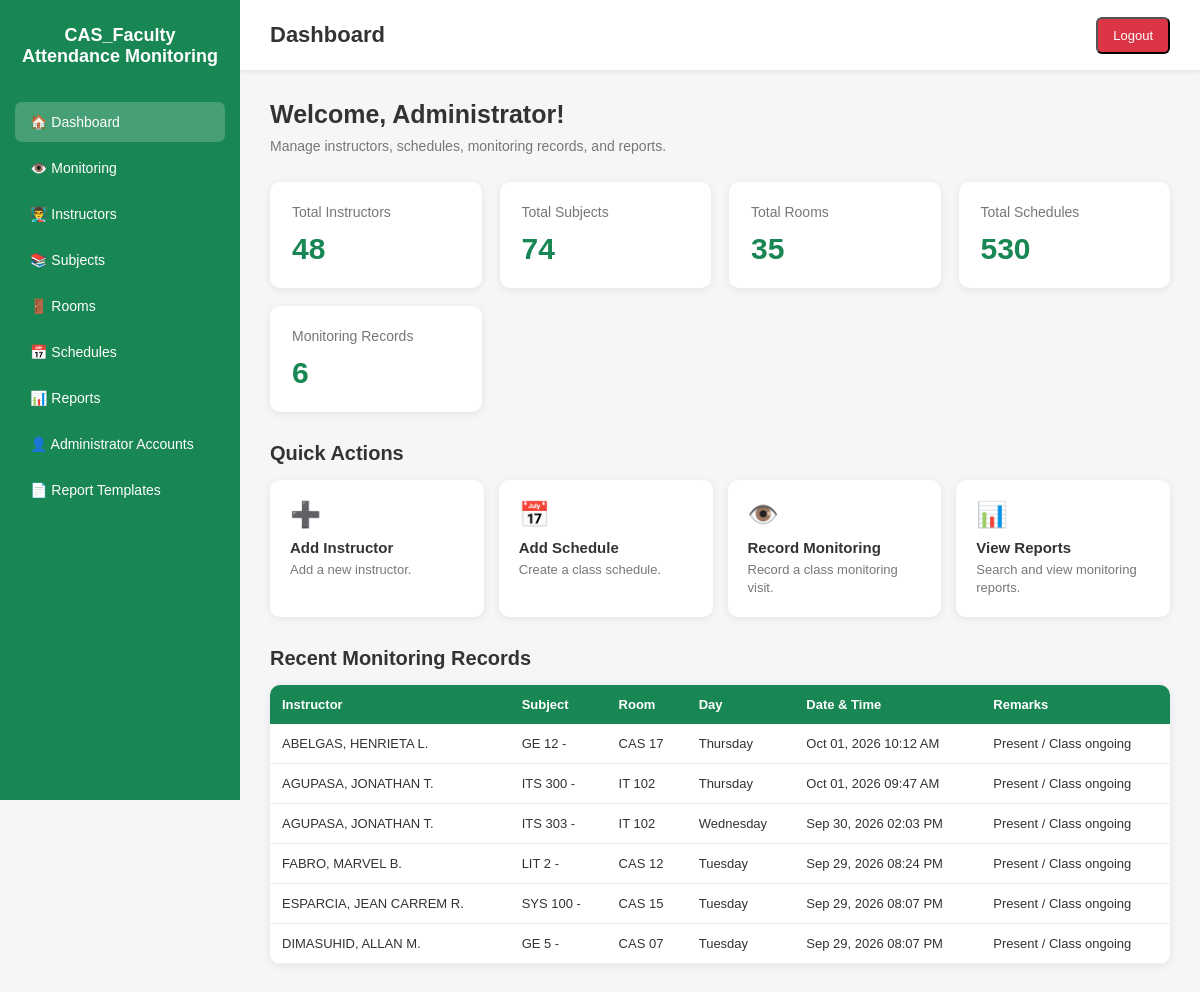
The app's page / (signed in) with its own data.
### monitoring/models.py (models this page shows, shortened)
class MonitoringRecord(models.Model):
    REMARK_CHOICES = [
        ("Monitored", "Monitored"),
        ("Missed", "Missed"),
        ("Late", "Late"),
        ("Not Monitored", "Not Monitored"),
    ]
    schedule = models.ForeignKey(
        Schedule,
        on_delete=models.CASCADE,
        related_name="monitoring_records"
    )
    signature = models.CharField(
        max_length=150,
        blank=True
    )
    transfer_room = models.CharField(
        max_length=50,
        blank=True
    )
    remarks = models.TextField(
        blank=True,
        default="Monitored"
    )
    other_remarks = models.TextField(
        blank=True
    )
    missed_reason = models.TextField(
        blank=True
    )
    record_datetime = models.DateTimeField(
        default=timezone.now
    )

class Schedule(models.Model):
    DAYS = [
        ("M", "Monday"),
        ("T", "Tuesday"),
        ("W", "Wednesday"),
        ("TH", "Thursday"),
        ("F", "Friday"),
        ("S", "Saturday"),
    ]
    instructor = models.ForeignKey(
        Instructor,
        on_delete=models.CASCADE,
        related_name="schedules"
    )
    subject = models.ForeignKey(
        Subject,
        on_delete=models.CASCADE,
        related_name="schedules"
    )
    room = models.ForeignKey(
        Room,
        on_delete=models.CASCADE,
        related_name="schedules"
    )
    day = models.CharField(
        max_length=5,
        choices=DAYS
    )
    start_time = models.TimeField()
    end_time = models.TimeField()

class Instructor(models.Model):
    CLASSIFICATION_CHOICES = [
        ("PART_TIME", "Part-Time"),
        ("REGULAR", "Regular"),
    ]
    name = models.CharField(max_length=150)
    classification = models.CharField(
        max_length=20,
        choices=CLASSIFICATION_CHOICES,
        default="PART_TIME"
    )
    department = models.CharField(
        max_length=150,
        blank=True
    )
    contact = models.CharField(
        max_length=50,
        blank=True
    )
    class Meta:
        ordering = ["name"]

class Subject(models.Model):
    subject_code = models.CharField(max_length=30)
    subject_name = models.CharField(
        max_length=150,
        blank=True
    )
    class Meta:
        ordering = ["subject_code"]
    def __str__(self):
        return f"{self.subject_code} - {self.subject_name}"

class Room(models.Model):
    room_name = models.CharField(max_length=50)
    class Meta:
        ordering = ["room_name"]
    def __str__(self):
        return self.room_name

### monitoring/views.py (the view)
@login_required
def dashboard(request):
    context = {
        "instructor_count": Instructor.objects.count(),
        "subject_count": Subject.objects.count(),
        "room_count": Room.objects.count(),
        "schedule_count": Schedule.objects.count(),
        "monitoring_count": MonitoringRecord.objects.count(),
        "recent_records": MonitoringRecord.objects.select_related(
            "schedule__instructor",
            "schedule__subject",
            "schedule__room"
        ).order_by("-record_datetime")[:10],
    }
    return render(
        request,
        "dashboard.html",
        context
    )

### templates/dashboard.html (shortened to what this page needs)
<!DOCTYPE html>
<html lang="en">
<head>
    {% load static %}
</head>
<body>
<div
    class="sidebar"
    id="sidebar"
>
    <div class="sidebar-title">
        CAS_Faculty Attendance Monitoring
    </div>
    <a
        href="{% url 'dashboard' %}"
        class="active"
    >
        🏠 Dashboard
    </a>
    <a href="{% url 'monitoring_list' %}">
        👁️ Monitoring
    </a>
    <a href="{% url 'instructor_list' %}">
        👨‍🏫 Instructors
    </a>
    <a href="{% url 'subject_list' %}">
        📚 Subjects
    </a>
    <a href="{% url 'room_list' %}">
        🚪 Rooms
    </a>
    <a href="{% url 'schedule_list' %}">
        📅 Schedules
    </a>
    <a href="{% url 'reports' %}">
        📊 Reports
    </a>
    <a href="{% url 'admin_accounts' %}">
        👤 Administrator Accounts
    </a>
    <div
        style="
            display: flex;
            align-items: center;
            gap: 5px;
            margin-bottom: 6px;
        "
    >
        <a
            href="{% url 'report_template_list' %}"
            style="
                flex: 1;
                margin-bottom: 0;
            "
        >
            📄 Report Templates
        </a>
    </div>
</div>
<div class="main">
    <div class="topbar">
        <div class="topbar-left">
            <h1>
                Dashboard
            </h1>
        </div>
<form
    method="post"
    action="{% url 'logout' %}"
    style="display: inline;"
>
    <button
        type="submit"
        class="logout"
    >
        Logout
    </button>
</form>
    </div>
    <div class="content">
        <div class="welcome">
            <h2>
                Welcome, Administrator!
            </h2>
            <p>
                Manage instructors, schedules,
                monitoring records, and reports.
            </p>
        </div>
        <div class="cards">
            <div class="card">
                <div class="card-title">
                    Total Instructors
                </div>
                <div class="card-number">
                    {{ instructor_count }}
                </div>
            </div>
            <div class="card">
                <div class="card-title">
                    Total Subjects
                </div>
                <div class="card-number">
                    {{ subject_count }}
                </div>
            </div>
            <div class="card">
                <div class="card-title">
                    Total Rooms
                </div>
                <div class="card-number">
                    {{ room_count }}
                </div>
            </div>
            <div class="card">
                <div class="card-title">
                    Total Schedules
                </div>
                <div class="card-number">
                    {{ schedule_count }}
                </div>
            </div>
            <div class="card">
                <div class="card-title">
                    Monitoring Records
                </div>
                <div class="card-number">
                    {{ monitoring_count }}
                </div>
            </div>
        </div>
        <h2 class="section-title">
            Quick Actions
        </h2>
        <div class="quick-actions">
            <a
                href="{% url 'instructor_create' %}"
                class="action"
            >
                <div class="action-icon">
                    ➕
                </div>
                <div class="action-title">
                    Add Instructor
                </div>
                <div class="action-description">
                    Add a new instructor.
                </div>
            </a>
            <a
                href="{% url 'schedule_create' %}"
                class="action"
            >
                <div class="action-icon">
                    📅
                </div>
                <div class="action-title">
                    Add Schedule
                </div>
                <div class="action-description">
                    Create a class schedule.
                </div>
            </a>
            <a
                href="{% url 'monitoring_list' %}"
                class="action"
            >
                <div class="action-icon">
                    👁️
                </div>
                <div class="action-title">
                    Record Monitoring
                </div>
                <div class="action-description">
                    Record a class monitoring visit.
                </div>
            </a>
            <a
                href="{% url 'reports' %}"
                class="action"
            >
                <div class="action-icon">
                    📊
                </div>
                <div class="action-title">
                    View Reports
                </div>
                <div class="action-description">
                    Search and view monitoring reports.
                </div>
            </a>
        </div>
        <h2 class="section-title">
            Recent Monitoring Records
        </h2>
        <div class="table-wrapper">
            <div class="table-scroll">
                <table>
                    <thead>
                        <tr>
                            <th>
                                Instructor
                            </th>
                            <th>
                                Subject
                            </th>
                            <th>
                                Room
                            </th>
                            <th>
                                Day
                            </th>
                            <th>
                                Date & Time
                            </th>
                            <th>
                                Remarks
                            </th>
                        </tr>
                    </thead>
                    <tbody>
                    {% for record in recent_records %}
                        <tr>
                            <td>
                                {{ record.schedule.instructor.name }}
                            </td>
                            <td>
                                {{ record.schedule.subject }}
                            </td>
                            <td>
                                {{ record.schedule.room }}
                            </td>
                            <td>
                                {{ record.schedule.get_day_display }}
                            </td>
                            <td>
                                {{ record.record_datetime|date:"M d, Y h:i A" }}
                            </td>
                            <td>
                                {{ record.remarks|default:"-" }}
                            </td>
                        </tr>
                    {% endfor %}
                    </tbody>
                </table>
            </div>
        </div>
    </div>
</div>
</body>
</html>

### templates/dashboard.html (style rules this page uses)
* { box-sizing: border-box; margin: 0; padding: 0; }
html, body { width: 100%; min-height: 100%; }
body { font-family: Arial, sans-serif; background: #f4f6f8; color: #333; min-height: 100vh; overflow-x: hidden; }
.sidebar { position: fixed; left: 0; top: 0; width: 240px; height: 100vh; background: #198754; color: white; padding: 25px 15px; overflow-y: auto; z-index: 1000; transition: transform 0.25s ease; scrollbar-width: thin; }
.sidebar-title { text-align: center; font-size: 18px; font-weight: bold; margin-bottom: 35px; }
.sidebar a { display: block; color: white; text-decoration: none; padding: 12px 15px; border-radius: 7px; margin-bottom: 6px; font-size: 14px; transition: background 0.2s ease; }
.sidebar .active { background: rgba(255, 255, 255, 0.20); }
.main { margin-left: 240px; min-height: 100vh; width: calc(100% - 240px); display: flex; flex-direction: column; }
.topbar { background: white; min-height: 70px; padding: 15px 30px; display: flex; justify-content: space-between; align-items: center; gap: 15px; box-shadow: 0 2px 5px rgba(0, 0, 0, 0.08); position: sticky; top: 0; z-index: 100; }
.topbar-left { display: flex; align-items: center; gap: 12px; min-width: 0; }
.topbar h1 { font-size: 22px; color: #333; white-space: nowrap; }
.logout { background: #dc3545; color: white; text-decoration: none; padding: 9px 15px; border-radius: 6px; font-size: 13px; white-space: nowrap; flex-shrink: 0; }
.content { width: 100%; max-width: 1500px; margin: 0 auto; padding: 30px; flex: 1; }
.welcome { margin-bottom: 25px; }
.welcome h2 { font-size: 25px; margin-bottom: 7px; }
.welcome p { color: #777; font-size: 14px; line-height: 1.5; }
.cards { display: grid; grid-template-columns: repeat( auto-fit, minmax(180px, 1fr) ); gap: 18px; margin-bottom: 30px; }
.card { background: white; padding: 22px; border-radius: 10px; box-shadow: 0 2px 8px rgba(0, 0, 0, 0.08); min-width: 0; transition: transform 0.2s ease, box-shadow 0.2s ease; }
.card-title { color: #777; font-size: 14px; margin-bottom: 12px; }
.card-number { font-size: 30px; font-weight: bold; color: #198754; }
.section-title { font-size: 20px; margin-bottom: 15px; }
.quick-actions { display: grid; grid-template-columns: repeat( auto-fit, minmax(180px, 1fr) ); gap: 15px; margin-bottom: 30px; }
.action { background: white; padding: 20px; border-radius: 10px; text-decoration: none; color: #333; box-shadow: 0 2px 8px rgba(0, 0, 0, 0.08); transition: transform 0.2s ease, box-shadow 0.2s ease; min-width: 0; }
.action-icon { font-size: 25px; margin-bottom: 10px; }
.action-title { font-weight: bold; margin-bottom: 5px; font-size: 15px; }
.action-description { color: #777; font-size: 13px; line-height: 1.4; }
.table-wrapper { width: 100%; background: white; border-radius: 10px; box-shadow: 0 2px 8px rgba(0, 0, 0, 0.08); overflow: hidden; }
.table-scroll { width: 100%; overflow-x: auto; overflow-y: auto; max-width: 100%; -webkit-overflow-scrolling: touch; }
table { width: 100%; min-width: 700px; border-collapse: collapse; }
th { text-align: left; padding: 12px; background: #198754; color: white; font-size: 13px; white-space: nowrap; position: sticky; top: 0; z-index: 5; }
td { padding: 12px; border-bottom: 1px solid #eee; font-size: 13px; vertical-align: middle; }

### records on screen
MonitoringRecord: schedule.instructor.name "ABELGAS, HENRIETA L.", schedule.subject "GE 12 -", schedule.room "CAS 17", schedule.day "Thursday", record_datetime "Oct 01, 2026 10:12 AM", remarks "Present / Class ongoing"
MonitoringRecord: schedule.instructor.name "AGUPASA, JONATHAN T.", schedule.subject "ITS 300 -", schedule.room "IT 102", schedule.day "Thursday", record_datetime "Oct 01, 2026 09:47 AM", remarks "Present / Class ongoing"
MonitoringRecord: schedule.instructor.name "AGUPASA, JONATHAN T.", schedule.subject "ITS 303 -", schedule.room "IT 102", schedule.day "Wednesday", record_datetime "Sep 30, 2026 02:03 PM", remarks "Present / Class ongoing"
MonitoringRecord: schedule.instructor.name "FABRO, MARVEL B.", schedule.subject "LIT 2 -", schedule.room "CAS 12", schedule.day "Tuesday", record_datetime "Sep 29, 2026 08:24 PM", remarks "Present / Class ongoing"
MonitoringRecord: schedule.instructor.name "ESPARCIA, JEAN CARREM R.", schedule.subject "SYS 100 -", schedule.room "CAS 15", schedule.day "Tuesday", record_datetime "Sep 29, 2026 08:07 PM", remarks "Present / Class ongoing"
MonitoringRecord: schedule.instructor.name "DIMASUHID, ALLAN M.", schedule.subject "GE 5 -", schedule.room "CAS 07", schedule.day "Tuesday", record_datetime "Sep 29, 2026 08:07 PM", remarks "Present / Class ongoing"

### other values on screen
{{ instructor_count }} "48"
{{ subject_count }} "74"
{{ room_count }} "35"
{{ schedule_count }} "530"
{{ monitoring_count }} "6"
